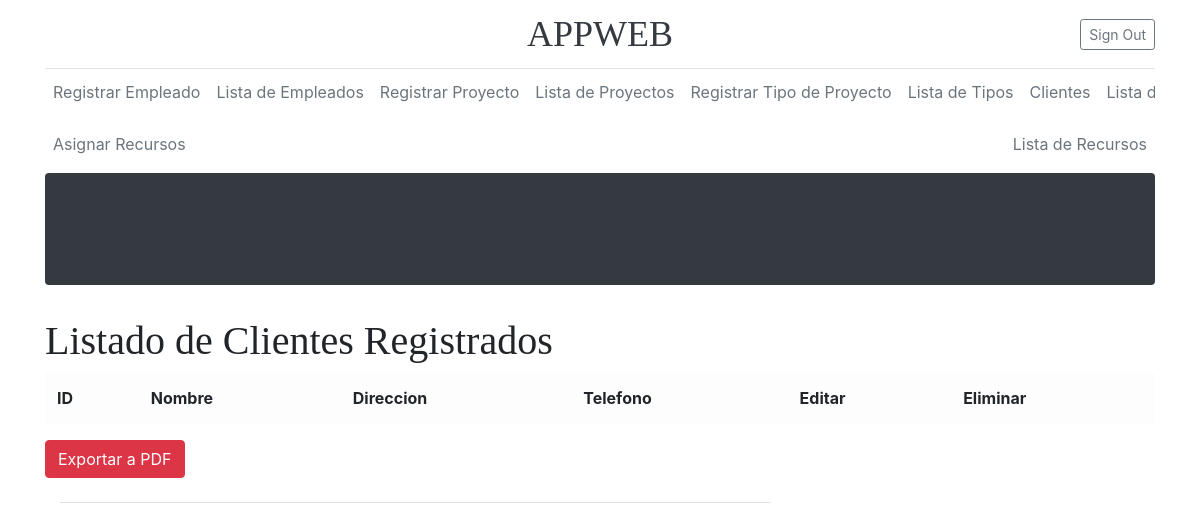
Page /listaCliente/ on the earlier database version.
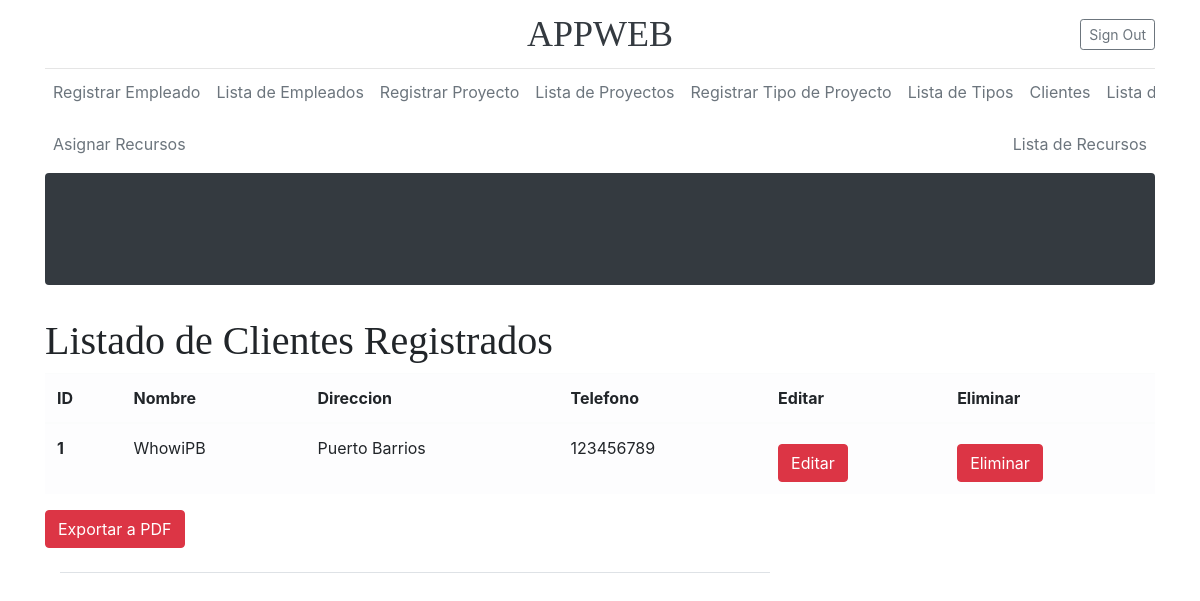
Same page on the later database version.
### Models/Cliente/models.py (models this page shows, shortened)
class Cliente(models.Model):
    CodigoCliente = models.AutoField(primary_key=True)
    NombreCliente = models.CharField(max_length=75)
    Direccion = models.CharField(max_length=75)
    Telefono = models.CharField(max_length=12)

### Models/Cliente/views.py (the view)
# urls.py: path('listaCliente/', FormularioClienteView.listar_Cliente, name='listarCliente'),
    def listar_Cliente(request):
        cliente = Cliente.objects.all()
        return render(request, "ListaCliente.html", {"clientes":cliente})

### Templates/ListaCliente.html (shortened to what this page needs)
{% extends 'Index2.html' %}
{% block content %}
    <h1>Listado de Clientes Registrados</h1>
    <table class="table table-light">
      <thead>
        <tr>
          <th scope="col">ID</th>
          <th scope="col">Nombre</th>
          <th scope="col">Direccion</th>
          <th scope="col">Telefono</th>
            <th scope="col">Editar</th>
            <th scope="col">Eliminar</th>
        </tr>
      </thead>
      <tbody>
      {% for Cliente in clientes %}
          <tr>
          <th scope="row">{{ Cliente.CodigoCliente}}</th>
          <td>{{ Cliente.NombreCliente }}</td>
          <td>{{ Cliente.Direccion }}</td>
          <td>{{ Cliente.Telefono }}</td>
                 <td>
                            <a href="{% url 'editarCliente' Cliente.pk %}" class="btn btn-danger btn-icon-split">
                                <span class="text">Editar</span>
                            </a>
                             </td>
                             <td>
                            <a href="{% url 'eliminarCliente' Cliente.pk %}" class="btn btn-danger btn-icon-split">
                                <span class="text">Eliminar</span>
                            </a>
                             </td>
          </tr>
      {% endfor %}
      </tbody>
    </table>
                            <a href="{% url 'ReportPDF' %}" class="btn btn-danger btn-icon-split">
                                <span class="text">Exportar a PDF</span>
                            </a>
{% endblock %}

Differences in the rows shown:
added Cliente: CodigoCliente "1", NombreCliente "WhowiPB", Direccion "Puerto Barrios", Telefono "123456789"
